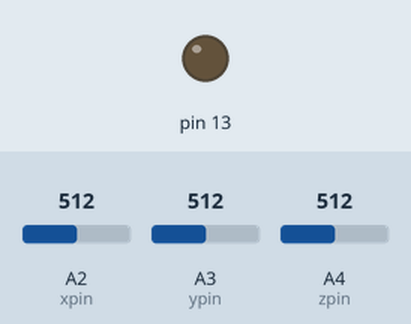
This sketch was run on a simulated Arduino Uno, built with avr-gcc and run on an emulated ATmega328P. On the bench: output pins drawn as LEDs (lit = HIGH). The inputs (shaded band) are chosen by the test bench; at power-on: A2 (xpin) = 512, A3 (ypin) = 512, A4 (zpin) = 512. Pins used as bus, display or sensor lines are not drawn; what the sketch prints to the serial monitor is not drawn.

Above: at 0.4 s.
Timing chart, 0 to 1.9 s (numbered marks = the images above):
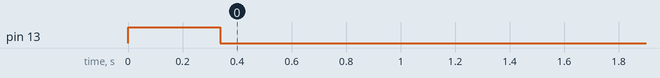

The sketch:

podometro.ino
```cpp
//first calibrate on powering up the module
//a poscal function to calculate avg values of x , y , z and print them on serial
//turn on the LED on pin13 and turn it off after the calibration is completed


//in loop continually read the data and calculate the steps

#include <SoftwareSerial.h>
SoftwareSerial s(5,6);

const int xpin=A2;
int ypin=A3;
int zpin=A4;

int powerpin=A0;

float threshhold=104.0;

float xval[100]={0};
float yval[100]={0};
float zval[100]={0};
float xavg;
  float yavg;
  float zavg;

int flag=0;
int steps = 0;
void setup()
{
Serial.begin(115200);
s.begin(9600);
pinMode(powerpin,OUTPUT);
digitalWrite(powerpin,HIGH);
pinMode(13,OUTPUT);
calibrate();
}


void loop()
{int acc=0;
  float totvect[100]={0};
float totave[100]={0};
 //float sum1,sum2,sum3=0;
  float xaccl[100]={0};
   float yaccl[100]={0};
    float zaccl[100]={0};
   // float x,y,z;


for (int i=0;i<100;i++)
{
xaccl[i]=float(analogRead(xpin));
delay(1);

yaccl[i]=float(analogRead(ypin));
delay(1);

zaccl[i]=float(analogRead(zpin));
delay(1);

//transform the data from the three axis
 totvect[i] = sqrt(((xaccl[i]-xavg)* (xaccl[i]-xavg))+ ((yaccl[i] - yavg)*(yaccl[i] - yavg)) + ((zval[i] - zavg)*(zval[i] - zavg)));
 totave[i] = (totvect[i] + totvect[i-1]) / 2 ;
 Serial.println(totave[i]);
 delay(200);

//if the new data from the axis it's bigger than the threshhold it adds a step to the variable
if (totave[i]>threshhold && flag==0)
{
  steps=steps+1;
  flag=1;

}
 else if (totave[i] > threshhold && flag==1)
{
//do nothing
}
  if (totave[i] <threshhold  && flag==1)
  {flag=0;}
  Serial.println('\n');
  Serial.print("steps=");
  Serial.println(steps); //used to check the values to get the correct threshhold
  s.write(steps);//send the steps to the nodeMCU through serial communication
  }

delay(1000);

}

void calibrate()//function used to calibrate the ACC

{

  digitalWrite(13,HIGH);

  float sum=0;
  float sum1=0;
  float sum2=0;
for (int i=0;i<100;i++)
{
xval[i]=float(analogRead(xpin));

sum=xval[i]+sum;
}
delay(100);
xavg=sum/100.0;

Serial.println(xavg);

for (int j=0;j<100;j++)
{
xval[j]=float(analogRead(xpin));

sum1=xval[j]+sum1;
}
yavg=sum1/100.0;

Serial.println(yavg);
delay(100);
for (int i=0;i<100;i++)
{
zval[i]=float(analogRead(zpin));

sum2=zval[i]+sum2;
}
zavg=sum2/100.0;
delay(100);
Serial.println(zavg);

digitalWrite(13,LOW);

}


//counting the pushups
```
